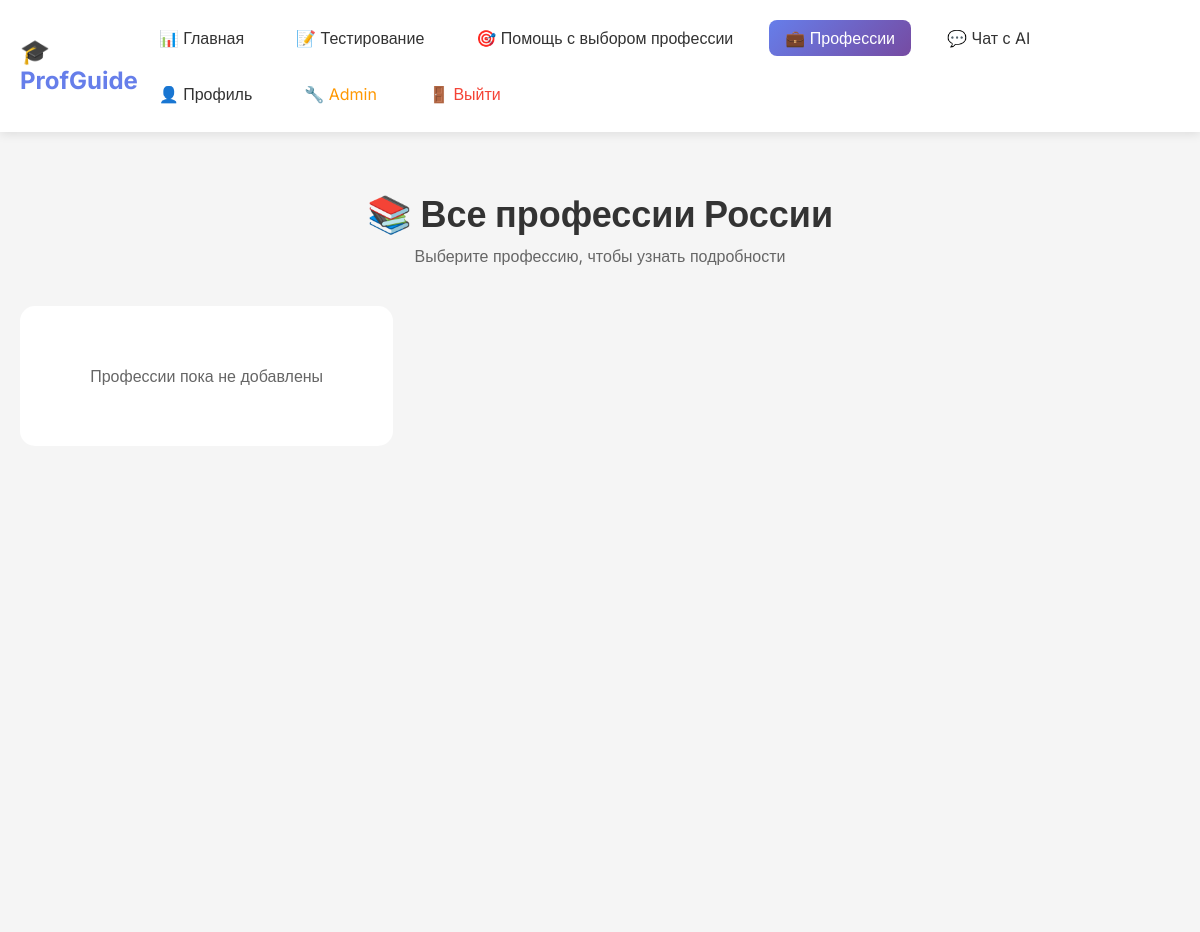
The page /professions/ (signed in) on the database as committed earlier.
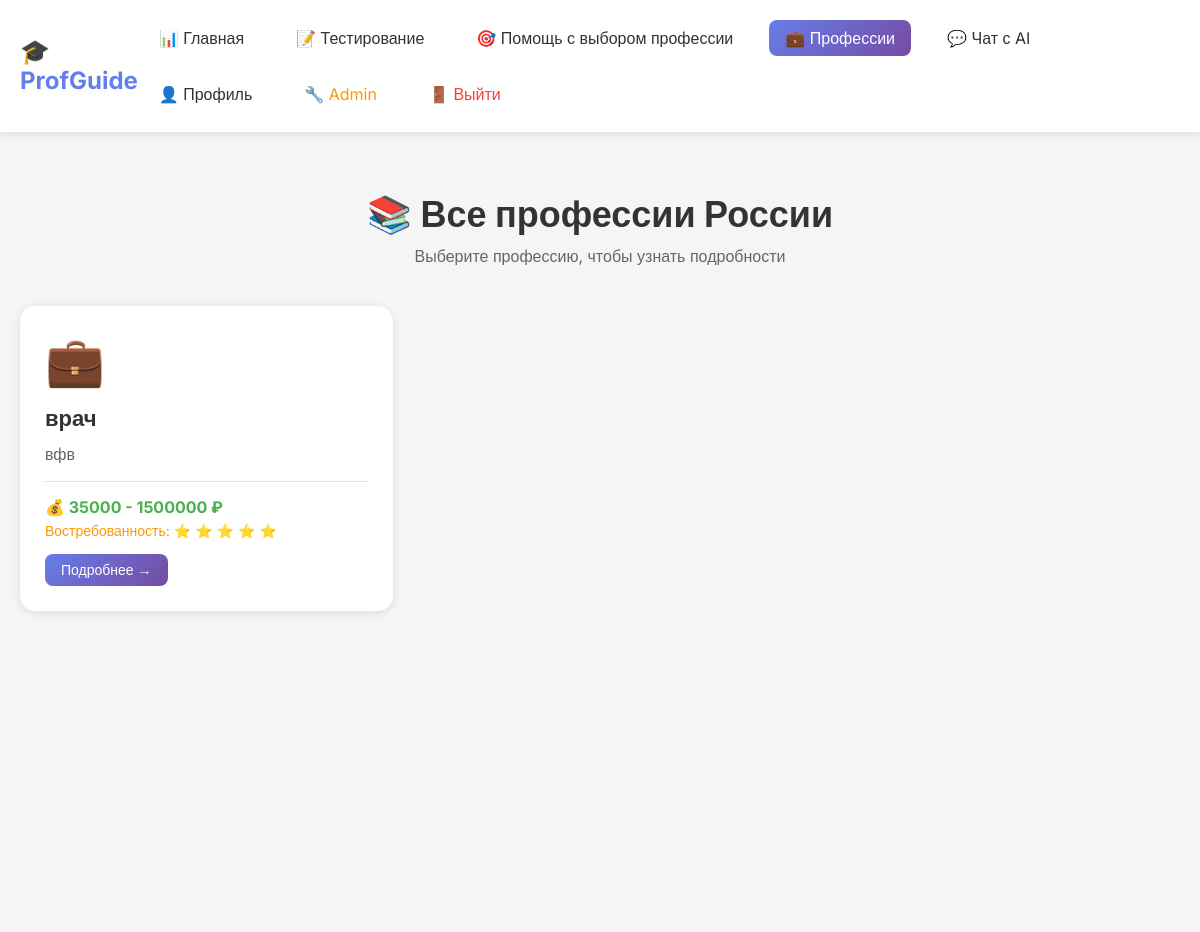
The same page on the database as committed later.
### core/models.py (models this page shows, shortened)
class Profession(models.Model):
    DEMAND_LEVELS = [
        (1, 'Низкий спрос'),
        (2, 'Ниже среднего'),
        (3, 'Средний спрос'),
        (4, 'Выше среднего'),
        (5, 'Высокий спрос'),
    ]
    name = models.CharField(max_length=100, verbose_name='Название профессии')
    description = models.TextField(verbose_name='Описание')
    requirements = models.TextField(verbose_name='Требования', blank=True)
    salary_min = models.IntegerField(verbose_name='Мин. зарплата')
    salary_max = models.IntegerField(verbose_name='Макс. зарплата')
    demand_level = models.IntegerField(choices=DEMAND_LEVELS, default=3, verbose_name='Востребованность')
    required_subjects = models.ManyToManyField(Subject, through='ProfessionRequirement', verbose_name='Требуемые предметы')
    image_url = models.URLField(blank=True, verbose_name='Изображение')
    video_url = models.URLField(blank=True, verbose_name='Видео профессии')
    universities = models.TextField(verbose_name='Вузы', blank=True, help_text='Список вузов через запятую')
    class Meta:
        verbose_name = 'Профессия'
        verbose_name_plural = 'Профессии'

### core/views.py (the view)
# urls.py: path('professions/', views.professions, name='professions'),
@login_required
def professions(request):
    professions_list = Profession.objects.all()
    return render(request, 'professions.html', {'professions': professions_list})

### core/templates/professions.html (shortened to what this page needs)
{% extends 'base.html' %}
{% block content %}
<div class="professions-page">
    <div class="container">
        <h1 class="page-title">📚 Все профессии России</h1>
        <p class="page-subtitle">Выберите профессию, чтобы узнать подробности</p>
        <div class="professions-grid">
            {% for profession in professions %}
            <div class="profession-card" onclick="window.location.href='/profession/{{ profession.id }}/'">
                <div class="profession-icon">💼</div>
                <h3>{{ profession.name }}</h3>
                <p>{{ profession.description|truncatewords:25 }}</p>
                <div class="profession-meta">
                    <span class="salary">💰 {{ profession.salary_min }} - {{ profession.salary_max }} ₽</span>
                    <span class="demand">
                        Востребованность:
                        {% for i in "12345"|make_list %}
                            {% if forloop.counter <= profession.demand_level %}⭐{% else %}☆{% endif %}
                        {% endfor %}
                    </span>
                </div>
                <button class="btn btn-primary btn-sm">Подробнее →</button>
            </div>
            {% empty %}
            <p class="no-data">Профессии пока не добавлены</p>
            {% endfor %}
        </div>
    </div>
</div>
{% endblock %}

Rows that differ between the two databases and show on the page:
added Profession: name "врач", description "вфв", salary_min "35000", salary_max "1500000", demand_level 5 (drawn)
Other text that changed with them:
text no longer shown: "Профессии пока не добавлены"
